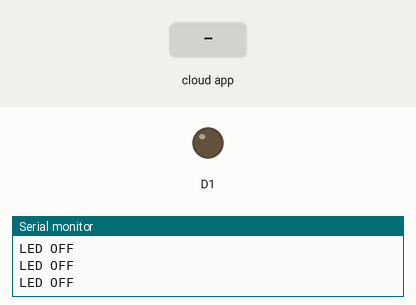
A sketch run on a simulated ESP8266 (NodeMCU). On the bench: output pins drawn as LEDs (lit = HIGH), the last lines printed to the serial monitor. The test bench sets the inputs (shaded band). WiFi joins after 1.5 s; servers stay silent unless stated; the Firebase database answers and starts empty.

Above: at 2.7 s.
2.8 s: the phone or cloud app sets lamba to 1
At 4.0 s:
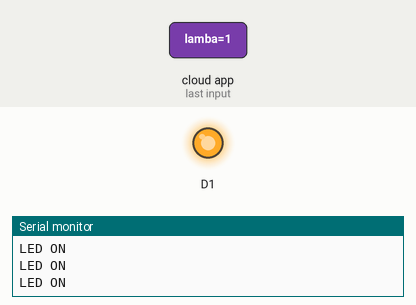
4.3 s: the phone or cloud app sets lamba to 0
At 5.4 s:
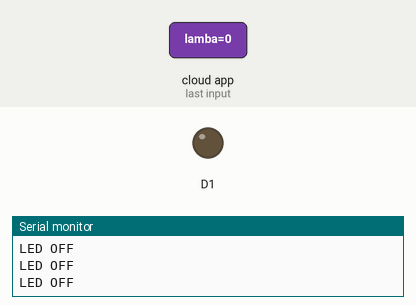
Timing chart, 0 to 7.3 s (numbered marks = the images above; inputs shaded):
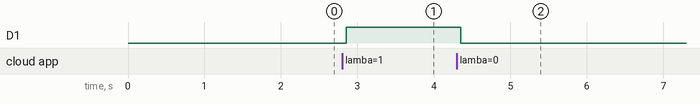

The sketch:

Lamba_ve_firebase.ino
```cpp
#include <ESP8266WiFi.h>
#include <FirebaseArduino.h>

#define FIREBASE_HOST "****************" //veritabanı host adı
#define FIREBASE_AUTH "**************" //secret key
#define WIFI_SSID "*****" //bağlı olunan wifi adı
#define WIFI_PASSWORD "*******" //bağlı olunan wifi parolası

void setup() {
Serial.begin(9600);
pinMode(D1, OUTPUT);
// connect to wifi.
WiFi.begin(WIFI_SSID, WIFI_PASSWORD);
Serial.print("connecting");
while (WiFi.status() != WL_CONNECTED) {
Serial.print(".");
delay(500);
}
Serial.println();
Serial.print("connected: ");
Serial.println(WiFi.localIP());
Firebase.begin(FIREBASE_HOST, FIREBASE_AUTH);
//Firebase.set("lamba", 0);
}
int n = 0;
void loop() {
// get value
n = Firebase.getInt("lamba");
// handle error
if (n==1) {
Serial.println("LED ON");
digitalWrite(D1,HIGH);
}
else {
Serial.println("LED OFF");
digitalWrite(D1,LOW);
}
}
```

Measured:
- after the input at 2.8 s, D1: LOW → HIGH after 0.05 s
- after the input at 4.3 s, D1: HIGH → LOW after 0.06 s
